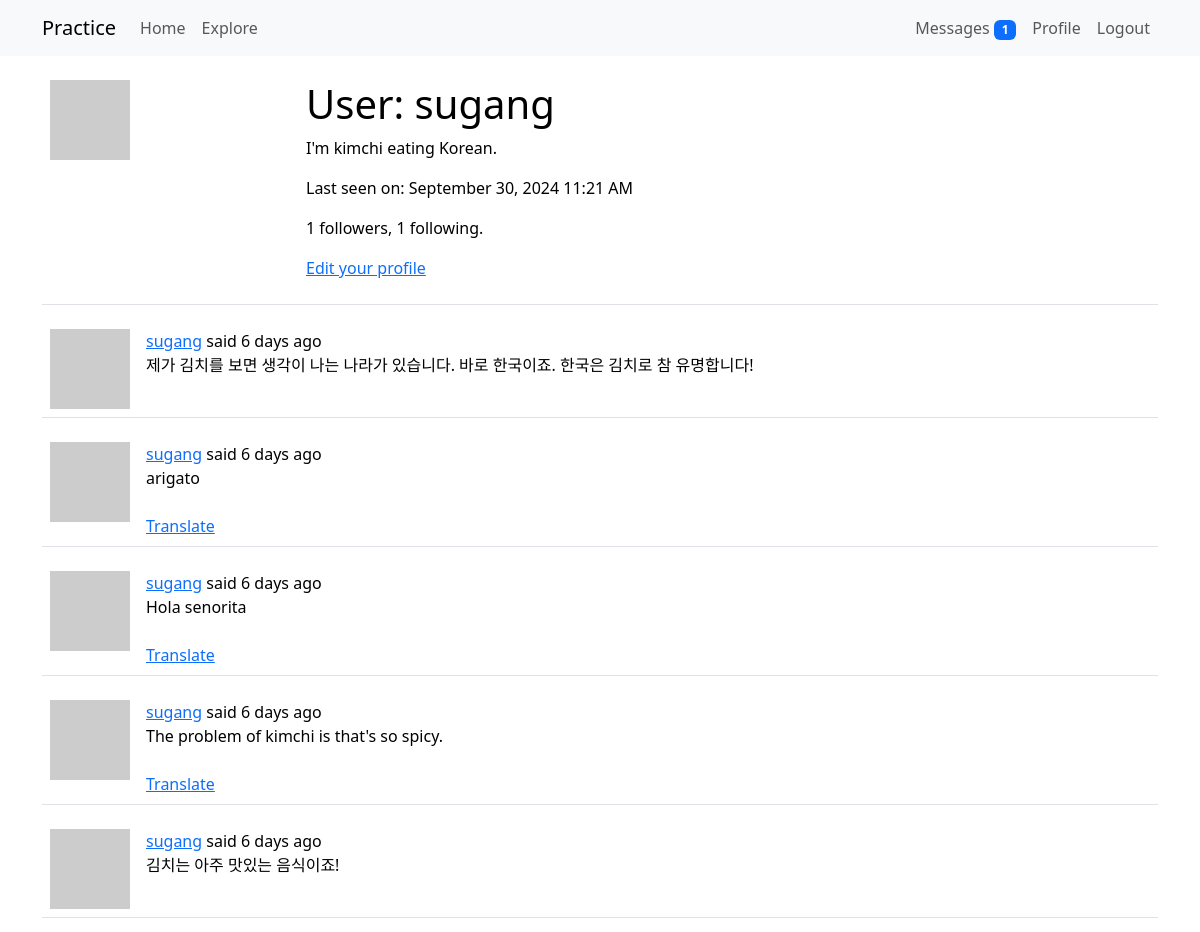
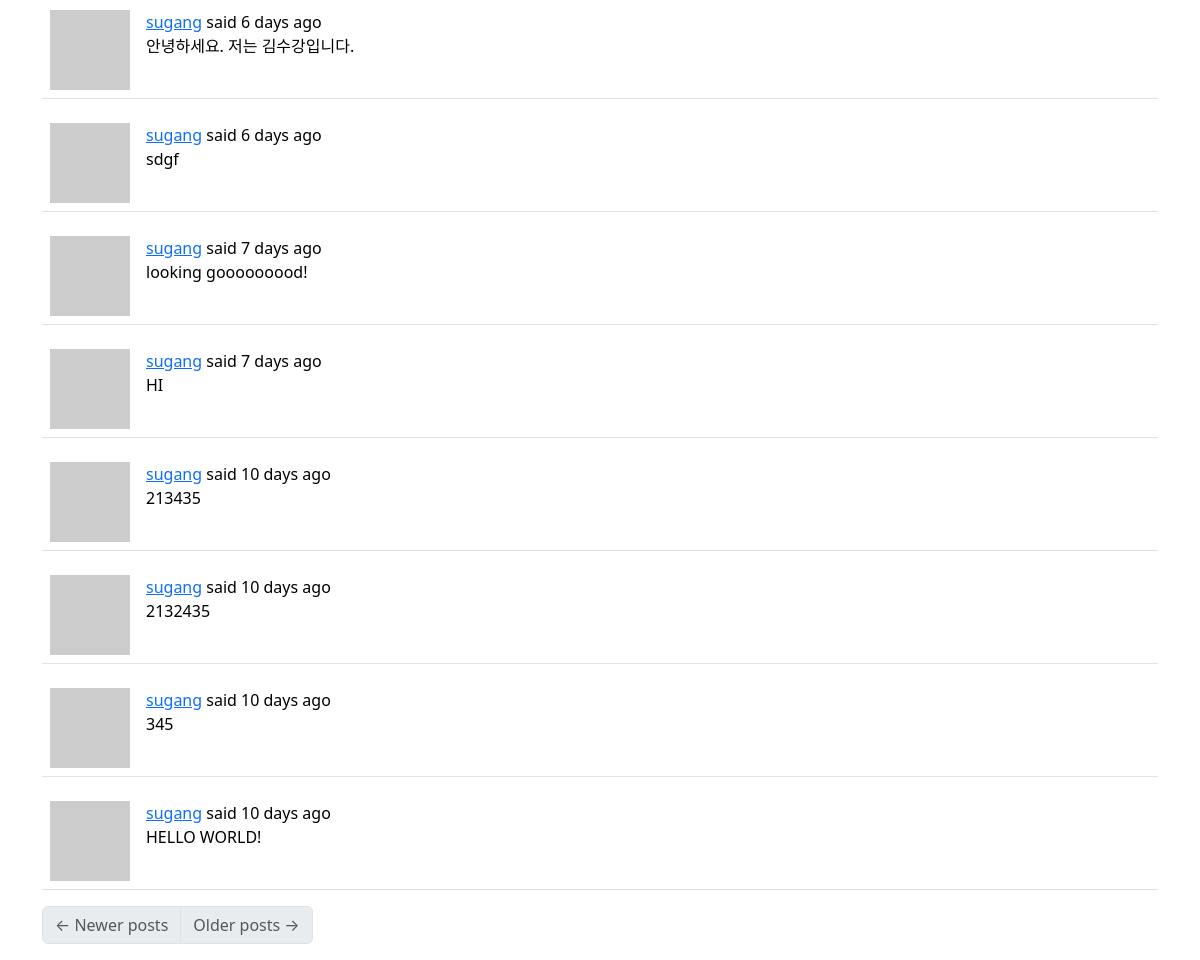
/user/sugang (signed in), run on the app's committed database (2 pictures, top to bottom).
### app/models.py (models this page shows, shortened)
class User(UserMixin, db.Model):
    id: so.Mapped[int] = so.mapped_column(primary_key=True)
    username: so.Mapped[str] = so.mapped_column(sa.String(64), index=True, unique=True)
    email: so.Mapped[str] = so.mapped_column(sa.String(120), index=True, unique=True)
    password_hash: so.Mapped[Optional[str]] = so.mapped_column(sa.String(256))
    about_me: so.Mapped[Optional[str]] = so.mapped_column(sa.String(140))
    last_seen: so.Mapped[Optional[datetime]] = so.mapped_column(
        default=lambda: datetime.now(timezone.utc)
    )
    last_message_read_time: so.Mapped[Optional[datetime]]
    messages_sent: so.WriteOnlyMapped["Message"] = so.relationship(
        foreign_keys="Message.sender_id", back_populates="author"
    )
    messages_received: so.WriteOnlyMapped["Message"] = so.relationship(
        foreign_keys="Message.recipient_id", back_populates="recipient"
    )
    notifications: so.WriteOnlyMapped["Notification"] = so.relationship(
        back_populates="user"
    )
    def unread_message_count(self):
        last_read_time = self.last_message_read_time or datetime(1900, 1, 1)
        query = sa.select(Message).where(
            Message.recipient == self, Message.timestamp > last_read_time
        )
        return db.session.scalar(
            sa.select(sa.func.count()).select_from(query.subquery())
        )
    def avatar(self, size):
        digest = md5(self.email.lower().encode("utf-8")).hexdigest()
        return f"https://www.gravatar.com/avatar/{digest}?d=identicon&s={size}"
    posts: so.WriteOnlyMapped["Post"] = so.relationship(back_populates="author")
    following: so.WriteOnlyMapped["User"] = so.relationship(
        secondary=followers,
        primaryjoin=(followers.c.follower_id == id),
        secondaryjoin=(followers.c.followed_id == id),
        back_populates="followers",
    )
    followers: so.WriteOnlyMapped["User"] = so.relationship(
        secondary=followers,
        primaryjoin=(followers.c.followed_id == id),
        secondaryjoin=(followers.c.follower_id == id),
        back_populates="following",
    )
    def followers_count(self):
        query = sa.select(sa.func.count()).select_from(
            self.followers.select().subquery()
        )
        return db.session.scalar(query)
    def following_count(self):
        query = sa.select(sa.func.count()).select_from(
            self.following.select().subquery()
        )
        return db.session.scalar(query)

class Post(db.Model):
    id: so.Mapped[int] = so.mapped_column(primary_key=True)
    body: so.Mapped[str] = so.mapped_column(sa.String(140))
    timestamp: so.Mapped[datetime] = so.mapped_column(
        index=True, default=lambda: datetime.now(timezone.utc)
    )
    user_id: so.Mapped[int] = so.mapped_column(sa.ForeignKey(User.id), index=True)
    language: so.Mapped[Optional[str]] = so.mapped_column(sa.String(5))
    author: so.Mapped[User] = so.relationship(back_populates="posts")

### app/routes.py (the view)
@app.route("/user/<username>")
@login_required
def user(username):
    user = db.first_or_404(sa.select(User).where(User.username == username))
    page = request.args.get("page", 1, type=int)
    query = user.posts.select().order_by(Post.timestamp.desc())
    posts = db.paginate(
        query, page=page, per_page=app.config["POSTS_PER_PAGE"], error_out=False
    )
    next_url = (
        url_for(
            "user",
            username=user.username,
            page=posts.next_num,
        )
        if posts.has_next
        else None
    )
    prev_url = (
        url_for(
            "user",
            username=user.username,
            page=posts.prev_num,
        )
        if posts.has_prev
        else None
    )
    form = EmptyForm()
    return render_template(
        "user.html",
        user=user,
        posts=posts,
        form=form,
        next_url=next_url,
        prev_url=prev_url,
    )

### app/__init__.py (called while the page is built)
def get_locale():
    return "ko"

### app/models.py (called while the page is built)
@login.user_loader
def load_user(id):
    return db.session.get(User, int(id))

### app/routes.py (called while the page is built)
@app.before_request
def before_request():
    if current_user.is_authenticated:
        current_user.last_seen = datetime.now(timezone.utc)
        db.session.commit()
    g.locale = str(get_locale())

### app/templates/user.html (shortened to what this page needs)
{% extends "base.html" %}
{% block content %}
    <table class="table table-hover">
        <tr>
            <td width="256px">
                <img src="{{ user.avatar(256) }}">
            </td>
            <td>
                <h1>{{ _('User: %(username)s', username=user.username) }}</h1>
                {% if user.about_me %}<p>{{ user.about_me }}</p>{% endif %}
                {% if user.last_seen %}
                    <p>{{ _('Last seen on: %(last_seen)s', last_seen=moment(user.last_seen).format("LLL")) }}</p>
                {% endif %}
                <p>{{ user.followers_count() }} {{ _("followers") }}, {{ user.following_count() }} {{ _("following") }}.</p>
                {% if user == current_user %}
                    <p>
                        <a href="{{ url_for("edit_profile") }}">{{ _("Edit your profile") }}</a>
                    </p>
                {% endif %}
            </td>
        </tr>
    </table>
    {% for post in posts %}
        {% include '_post.html' %}
    {% endfor %}
    <nav aria-label="{{ _("Post navigation") }}">
        <ul class="pagination">
            <li class="page-item{% if not prev_url %} disabled{% endif %}">
                <a class="page-link" href="{{ prev_url }}">
                    <span aria-hidden="true">&larr;</span> {{ _("Newer posts") }}
                </a>
            </li>
            <li class="page-item{% if not next_url %} disabled{% endif %}">
                <a class="page-link" href="{{ next_url }}">
                    {{ _("Older posts") }} <span aria-hidden="true">&rarr;</span>
                </a>
            </li>
        </ul>
    </nav>
{% endblock %}

### app/templates/_post.html (shortened to what this page needs)
<table class="table table-hover">
    <tr>
        <td width="70px">
            <a href="{{ url_for('user', username=post.author.username) }}">
                <img src="{{ post.author.avatar(70) }}" />
            </a>
        </td>
        <td>
            {{ _('%(username)s said %(when)s',username=user_link, when=moment(post.timestamp).fromNow()) }}
            <br>
            <span id="post{{ post.id }}">{{ post.body }}</span>
            {% if post.language and post.language != g.locale %}
                <br>
                <br>
                <span id="translation{{ post.id }}"><a href="javascript:translate('post{{ post.id }}', 'translation{{ post.id }}', '{{ post.language }}', '{{ g.locale }}');">{{ _("Translate") }}</a></span>
            {% endif %}
        </td>
    </tr>
</table>

### data on the page
User: about_me "I'm kimchi eating Korean."
Post: body "제가 김치를 보면 생각이 나는 나라가 있습니다. 바로 한국이죠. 한국은 김치로 참 유명합니다!"
Post: body "arigato"
Post: body "Hola senorita"
Post: body "The problem of kimchi is that's so spicy."
Post: body "김치는 아주 맛있는 음식이죠!"
Post: body "안녕하세요. 저는 김수강입니다."
Post: body "sdgf"
Post: body "looking gooooooood!"
Post: body "HI"
Post: body "213435"
Post: body "2132435"
Post: body "345"
Post: body "HELLO WORLD!"

### other printed values
{{ unread_message_count }} "1"
{{ user.followers_count() }} "1"
{{ user.following_count() }} "1"
